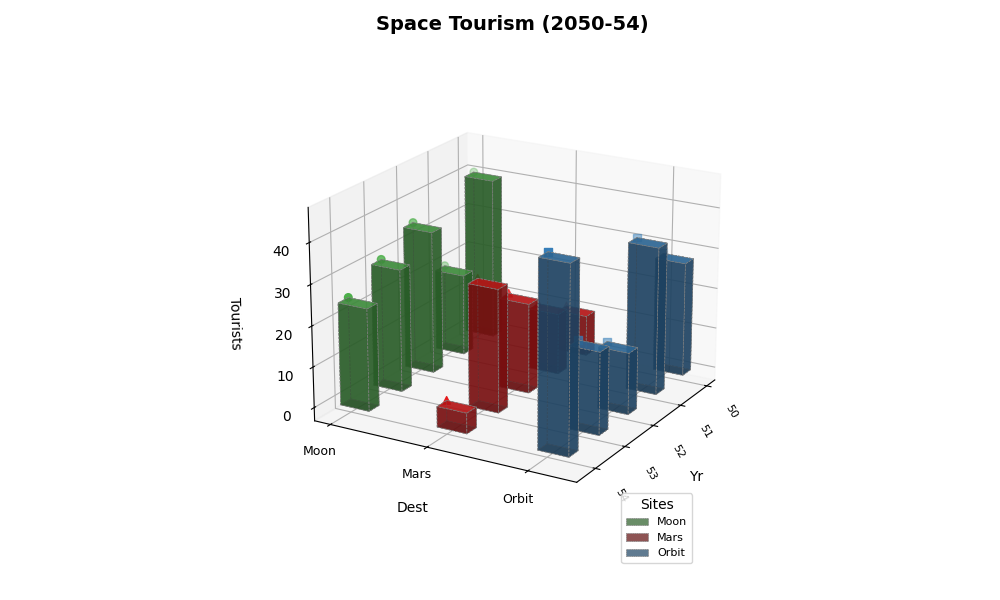

Python code for this plot:
import numpy as np
import matplotlib.pyplot as plt
from mpl_toolkits.mplot3d import Axes3D

years = np.array(['50', '51', '52', '53', '54'])
destinations = ['Moon', 'Mars', 'Orbit']

tourists_data = np.array([
    [40, 20, 35, 30, 25], 
    [10, 15, 22, 30, 5],   
    [28, 36, 15, 20, 45], 
])

fig = plt.figure(figsize=(10, 6))
ax = fig.add_subplot(111, projection='3d')

colors = ['#4daf4a', '#e41a1c', '#377eb8']
markers = ['o', '^', 's']

for dest_idx, destination in enumerate(destinations):
    x_pos = np.arange(len(years))
    y_pos = np.full_like(x_pos, dest_idx)
    z_pos = np.zeros_like(x_pos)
    
    dz = tourists_data[dest_idx]
    ax.bar3d(x_pos, y_pos, z_pos, dx=0.3, dy=0.3, dz=dz, 
             color=colors[dest_idx], edgecolor='grey', linewidth=0.5, 
             linestyle='--', alpha=0.7, label=destination)
    ax.scatter(x_pos, y_pos, z_pos + dz, color=colors[dest_idx], 
               marker=markers[dest_idx], s=30)

ax.set_xticks(np.arange(len(years)))
ax.set_xticklabels(years, rotation=-60, ha='left', fontsize=8)
ax.set_yticks(np.arange(len(destinations)))
ax.set_yticklabels(destinations, fontsize=9)
ax.set_xlabel('Yr', labelpad=10)
ax.set_ylabel('Dest', labelpad=10)
ax.set_zlabel('Tourists', labelpad=10)

ax.set_title('Space Tourism (2050-54)', pad=30, fontsize=14, weight='bold')
ax.legend(title='Sites', loc='upper right', bbox_to_anchor=(0.9, 0.1), fontsize=8)

ax.grid(True, linestyle='-', color='lightgrey', linewidth=0.7)

ax.view_init(elev=20, azim=30)

plt.tight_layout()
plt.show()
